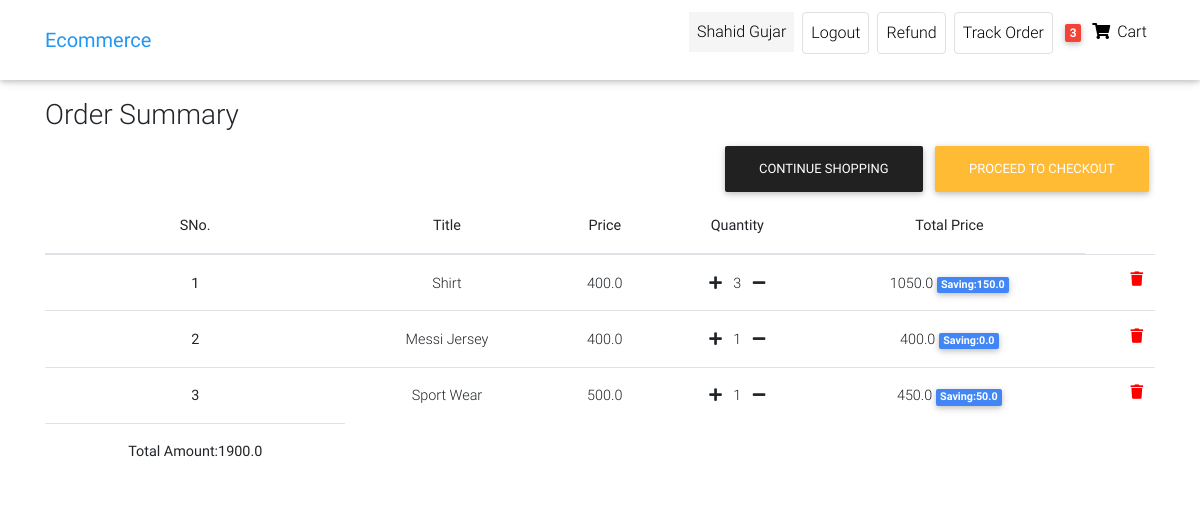
Page /order-summary (signed in) on the earlier database version.
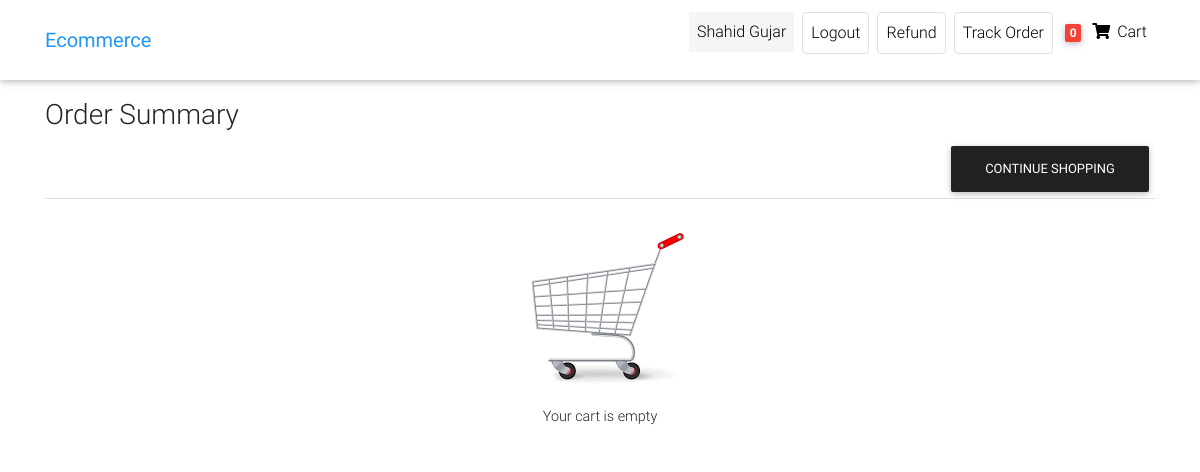
Same page on the later database version.
### front/models.py (models this page shows, shortened)
class Customer(AbstractUser):#Users is customer here
    phone=models.CharField(max_length=12,default="")
    gender=models.CharField(max_length=15,default="")
    user_address=models.CharField(max_length=50,default="")

class Order(models.Model):
    user=models.ForeignKey(Customer,on_delete=models.CASCADE)
    ref_code=models.CharField(max_length=20,blank=True,null=True)
    items=models.ManyToManyField(OrderItem)
    start_date = models.DateTimeField(auto_now_add=True)
    ordered_date=models.DateField()
    ordered=models.BooleanField(default=False)#it check whether has been ordered or not
    billing_address=models.ForeignKey('Address',related_name='billing_address',on_delete=models.SET_NULL,blank=True,null=True)
    shipping_address=models.ForeignKey('Address',related_name='shipping_address',on_delete=models.SET_NULL,blank=True,null=True)
    payment_detail=models.ForeignKey('Payments',on_delete=models.SET_NULL,blank=True,null=True)
    coupon=models.ForeignKey('Coupon',on_delete=models.SET_NULL,blank=True,null=True)
    being_delivered=models.BooleanField(default=False)#deliver hogaya
    received=models.BooleanField(default=False)#order hmne receive karliya
    order_status=models.CharField(choices=status,max_length=10,default='Pe')
    refund_requested=models.BooleanField(default=False)
    refund_granted=models.BooleanField(default=False)
    def total_amount(self):
        total=0
        for order_item in self.items.all():
            total += order_item.get_final_price()
        if self.coupon:
            total-=self.coupon.amount
        return total

class OrderItem(models.Model):
    user=models.ForeignKey(Customer,on_delete=models.CASCADE,null=True,blank=True)
    ordered=models.BooleanField(default=False)
    item=models.ForeignKey(Item,on_delete=models.CASCADE)
    quantity=models.IntegerField(default=1)
    def get_total_item_price(self):
        totalprice=self.item.price * self.quantity
        return totalprice
    def get_total_item_discount_price(self):
        if self.item.discount_price:
            totalprice=self.item.discount_price * self.quantity
            return totalprice
        else:
            return self.get_total_item_price()
    def get_saved_amount(self):
        total_amount=self.get_total_item_price() - self.get_total_item_discount_price()
        return total_amount
    def get_final_price(self):
        if self.get_total_item_discount_price():
            return self.get_total_item_discount_price()
        return self.get_total_item_price()

class Item(models.Model):
    title=models.CharField(max_length=50)
    price=models.FloatField()
    discount_price=models.FloatField(blank=True,null=True)
    category=models.CharField(choices=CATEGORY_CHOICES,max_length=2)
    label=models.CharField(choices=LABEL_CHOICES,max_length=1)
    slug=models.SlugField()
    description=models.TextField()
    image=models.ImageField(upload_to='Images',null=True,blank=True)

### front/views.py (the view)
# urls.py: path('order-summary', OrderSummary.as_view(),name="order-summary"),
class OrderSummary(LoginRequiredMixin,View):
    def get(self,args,**kwargs):
        try:
            order=Order.objects.filter(user=self.request.user,ordered=False)
            empty=len(order)
            context={'orders':order,'empty':empty}
            return render(self.request,'Ecommerce/order_summary.html',context)
        except ObjectDoesNotExist:
            messages.success(self.request,"You donot have active order")
            return redirect("/")

### front/templatetags/cart_template_tags.py (called while the page is built)
@register.filter
def cart_item_count(user):
    if user.is_authenticated:
        qs=Order.objects.filter(user=user,ordered=False)
        if qs.exists():
            return qs[0].items.count()
    return 0

### front/templates/Ecommerce/order_summary.html (shortened to what this page needs)
{% extends 'Ecommerce/home-page.html' %}
{% load cart_template_tags %}
{% load static %}
{% block body %}
<nav class="navbar fixed-top navbar-expand-lg navbar-light white scrolling-navbar">
    <div class="container">
      <a class="navbar-brand waves-effect" href="/" >
        <strong class="blue-text">Ecommerce</strong>
      </a>
      <div class="collapse navbar-collapse" id="navbarSupportedContent">
        <ul class="navbar-nav nav-flex-icons">
          {% if request.user.is_authenticated %}
          <li class="nav-item mx-1">
            <p class="nav-link waves-effect "
            style="background-color:whitesmoke;"
             >
              {{request.user.first_name}}
          </p>
          </li>
          <li class="nav-item mx-1">
            <a href="{% url 'account_logout' %}" class="nav-link border border-light rounded waves-effect"
             >
              Logout
            </a>
          </li>
          <li class="nav-item mx-1">
            <a href="{% url 'request-refund' %}" class="nav-link border border-light rounded waves-effect"
             >
              Refund
            </a>
          </li>
          <li class="nav-item mx-1">
            <a href="{% url 'track-order' %}" class="nav-link border border-light rounded waves-effect"
            >
              Track Order
            </a>
          </li>
          {% endif %}
          {% if user.is_authenticated %}
          <li class="nav-item">
            <a href="{% url 'order-summary' %}" class="nav-link waves-effect">
              <span class="badge red z-depth-1 mr-1"> {{request.user|cart_item_count}} </span>
              <i class="fas fa-shopping-cart"></i>
              <span class="clearfix d-none d-sm-inline-block"> Cart </span>
            </a>
          </li>
          {% endif %}
        </ul>
      </div>
    </div>
  </nav>
    <div class="container" style="margin-top: 90px;">
        <div class="table-responsive">
            <h3 class="mt-2">Order Summary</h3>
            <table class="table  mt-4 text-center">
                {% if not empty %}
                    <tr>
                        <td><img src="{% static 'empty_cart.png' %}"><br>Your cart is empty</td>
                        <a class="btn btn-dark float-right" href="/">Continue Shopping</a>
                    </tr>
                {% else %}
                    <thead>
                        <tr>
                            <th scope="col">SNo.</th>
                            <th scope="col">Title</th>
                            <th scope="col">Price</th>
                            <th scope="col">Quantity</th>
                            <th scope="col">Total Price</th>
                        </tr>
                    </thead>
                    <tbody>
                        {% for order in orders %}
                            {% for object in order.items.all %}
                                <tr>
                                    <th scope="row">{{ forloop.counter }}</th>
                                    <td>{{ object.item.title }}</td>
                                    <td>{{ object.item.price }}</td>
                                    <td>
                                        <a href="{% url 'add-to-cart' object.item.slug %}"> <i class="fas fa-plus mr-2"></i></a>
                                        {{ object.quantity }}
                                        <a href="{% url 'remove-single-item-from-cart' object.item.slug %}"><i class="fas fa-minus ml-2"></i>
                                    </td>
                                <td>
                                    {% if object.get_total_item_discount_price %}
                                        {{ object.get_total_item_discount_price }}
                                        <span class="badge badge-primary">Saving:{{ object.get_saved_amount }}</span>
                                    {% else %}
                                        {{ object.get_total_item_price }}
                                    {% endif %}
                                </td>
                                <td>
                                    <a style="color:red;"
                                       href="{% url 'remove-from-cart' object.item.slug %}"><i class="fas fa-trash float-right"></i<a />
                                </td>
                            </tr>
                        {% endfor %}
                        <tr>
                            <td>
                                <b>Total Amount:{{ order.total_amount }}</b>
                            </td>
                        </tr>
                        {% if order.total_amount %}
                            <a class="btn btn-warning float-right" href="{% url 'check_out' %}">Proceed To Checkout</a>
                            <a class="btn btn-dark float-right" href="/">Continue Shopping</a>
                        {% endif %}
                    {% endfor %}
                </tbody>
            {% endif %}
        </table>
    </div>
</div>
{% endblock body %}

### front/templates/Ecommerce/home-page.html (shortened to what this page needs)
<!DOCTYPE html>
{% load static %}
{% load cart_template_tags %}
<html lang="en">
<head>
  {% block head %}
  <link rel="stylesheet" href="https://use.fontawesome.com/releases/v5.11.2/css/all.css">
  <link href="{% static 'css/bootstrap.min.css' %}" rel="stylesheet">
  <link href="{% static 'css/mdb.min.css' %}" rel="stylesheet">
  <link href="{% static 'static' %}" rel="stylesheet">
  {% endblock head %}
</head>
<body>
{% block body %}{% endblock body %}
</body>
</html>

### front/templates/Ecommerce/home-page.html (style rules this page uses)
html, body, header, .carousel { height: 60vh; }

Differences in the rows shown:
removed Order: total_amount "1900.0", shows "PROCEED TO CHECKOUT"
removed OrderItem: item "Shirt", item.price "400.0", quantity "3", get_total_item_discount_price "1050.0", get_saved_amount "150.0"
removed OrderItem: item "Messi Jersey", item.price "400.0", quantity "1", get_total_item_discount_price "400.0", get_saved_amount "0.0"
removed OrderItem: item "Sport Wear", item.price "500.0", quantity "1", get_total_item_discount_price "450.0", get_saved_amount "50.0"
changed Customer "Shahid Gujar": user|cart_item_count "3" → "0"
Other differences:
text no longer shown: "SNo. Title Price Quantity Total Price"
text now shown: "Your cart is empty CONTINUE SHOPPING"
